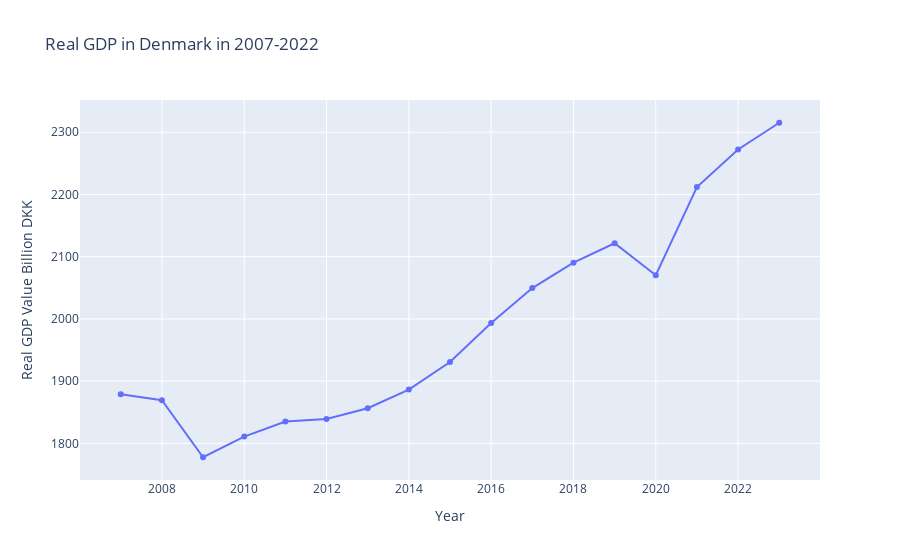

Source (notebook cell):
### Code cell
import plotly.express as px  # Ensure Plotly Express is imported

# Ensure 'Year' and 'Real GDP' are in the correct numeric format
Combined_data1['Year'] = pd.to_numeric(Combined_data1['Year'], errors='coerce')
Combined_data1['Real GDP'] = pd.to_numeric(Combined_data1['Real GDP'], errors='coerce')

# Create a line plot with markers at each data point
fig = px.line(Combined_data1, x='Year', y='Real GDP', title='Real GDP in Denmark in 2007-2022', 
              labels={'Real GDP': 'Real GDP Value Billion DKK'}, 
              hover_data={'Year': True, 'Real GDP': ':.2f'},
              markers=True)  # This option adds round dots at each data point

# Customize the hover template for better readability
fig.update_traces(hovertemplate='Year: %{x}<br>Real GDP: %{y:.2f}')

# Show the figure
fig.show()

### Figure 1 — Plotly figure (JSON) as saved in the notebook; plotly's stock layout.template omitted (floating-point values rounded to 4 significant figures)
{"data": [{"hovertemplate": "Year: %{x}<br>Real GDP: %{y:.2f}", "legendgroup": "", "line": {"color": "#636efa", "dash": "solid"}, "marker": {"symbol": "circle"}, "mode": "lines+markers", "name": "", "orientation": "v", "showlegend": false, "type": "scatter", "x": [2007, 2008, 2009, 2010, 2011, 2012, 2013, 2014, 2015, 2016, 2017, 2018, 2019, 2020, 2021, 2022, 2023], "xaxis": "x", "y": [1879, 1869.0, 1778.0, 1811.0, 1835.0, 1839.0, 1856.0, 1886.0, 1931.0, 1993.0, 2050.0, 2090.0, 2122.0, 2070.0, 2212.0, 2272.0, 2315.0], "yaxis": "y"}], "layout": {"legend": {"tracegroupgap": 0}, "title": {"text": "Real GDP in Denmark in 2007-2022"}, "xaxis": {"anchor": "y", "domain": [0, 1], "title": {"text": "Year"}}, "yaxis": {"anchor": "x", "domain": [0, 1], "title": {"text": "Real GDP Value Billion DKK"}}}}
